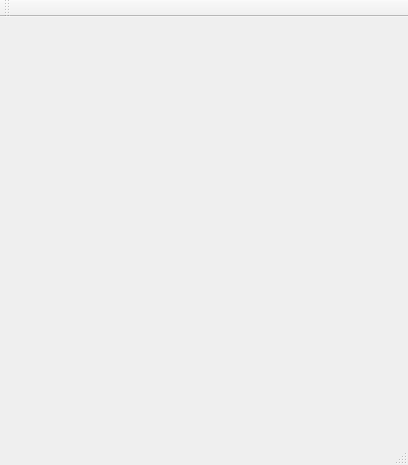
<?xml version="1.0" encoding="UTF-8"?>
<ui version="4.0">
 <class>widget</class>
 <widget class="QMainWindow" name="widget">
  <property name="geometry">
   <rect>
    <x>0</x>
    <y>0</y>
    <width>408</width>
    <height>465</height>
   </rect>
  </property>
  <property name="windowTitle">
   <string>widget</string>
  </property>
  <widget class="QWidget" name="centralWidget"/>
  <widget class="QMenuBar" name="menuBar">
   <property name="geometry">
    <rect>
     <x>0</x>
     <y>0</y>
     <width>408</width>
     <height>23</height>
    </rect>
   </property>
  </widget>
  <widget class="QToolBar" name="mainToolBar">
   <attribute name="toolBarArea">
    <enum>TopToolBarArea</enum>
   </attribute>
   <attribute name="toolBarBreak">
    <bool>false</bool>
   </attribute>
  </widget>
  <widget class="QStatusBar" name="statusBar"/>
 </widget>
 <layoutdefault spacing="6" margin="11"/>
 <resources/>
 <connections/>
</ui>
